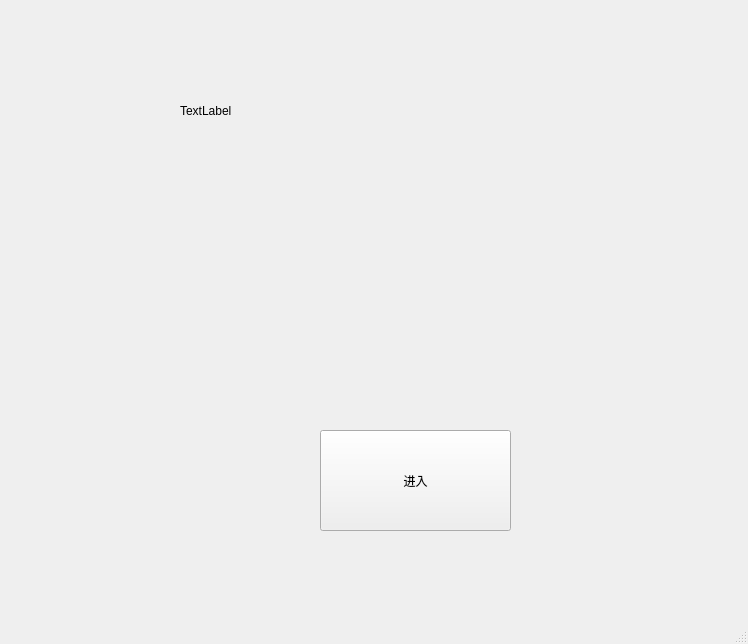
<?xml version="1.0" encoding="UTF-8"?>
<ui version="4.0">
 <class>MainWindow</class>
 <widget class="QMainWindow" name="MainWindow">
  <property name="geometry">
   <rect>
    <x>0</x>
    <y>0</y>
    <width>748</width>
    <height>644</height>
   </rect>
  </property>
  <property name="windowTitle">
   <string>MainWindow</string>
  </property>
  <widget class="QWidget" name="centralwidget">
   <widget class="QPushButton" name="pushButton">
    <property name="geometry">
     <rect>
      <x>320</x>
      <y>430</y>
      <width>191</width>
      <height>101</height>
     </rect>
    </property>
    <property name="text">
     <string>进入</string>
    </property>
   </widget>
   <widget class="QLabel" name="label_2">
    <property name="geometry">
     <rect>
      <x>180</x>
      <y>70</y>
      <width>491</width>
      <height>81</height>
     </rect>
    </property>
    <property name="text">
     <string>TextLabel</string>
    </property>
   </widget>
  </widget>
  <widget class="QStatusBar" name="statusbar"/>
 </widget>
 <resources/>
 <connections/>
</ui>
